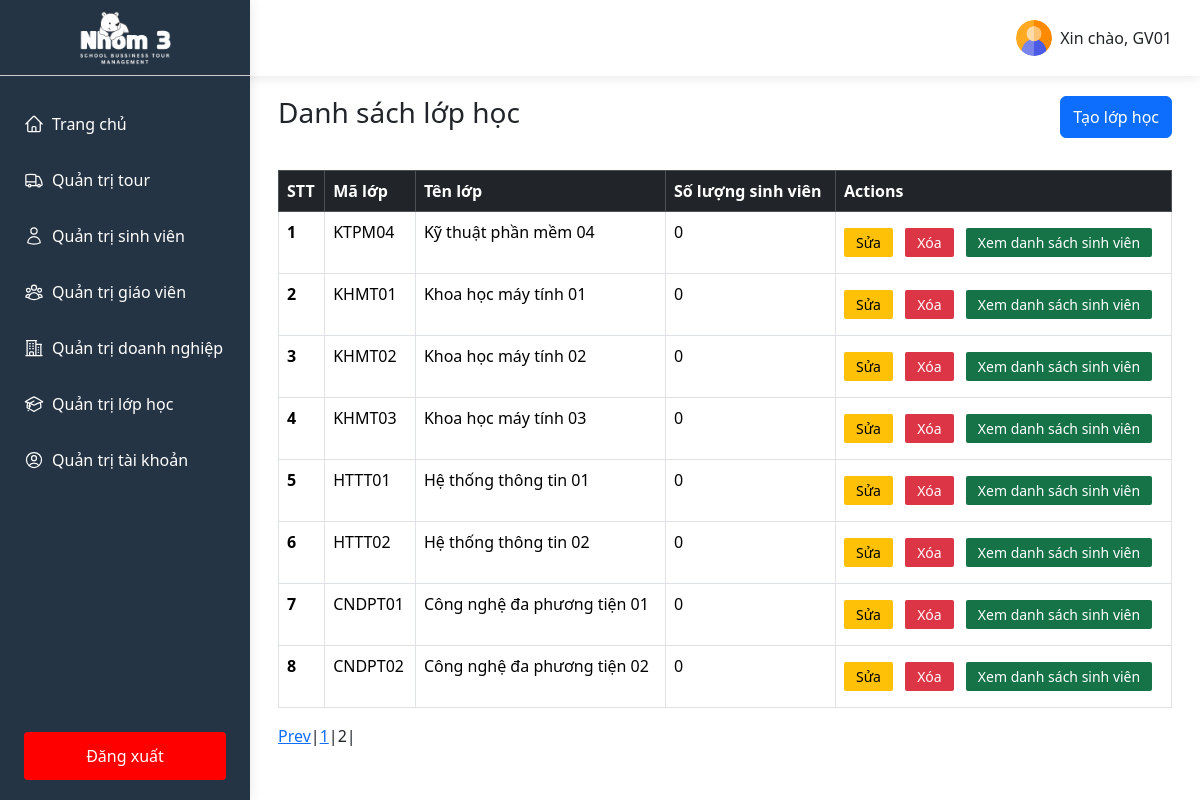
/index.php?controller=ClassController&page=2 (signed in), run on the app's committed database.
### tables this page shows
CREATE TABLE `class` (
  `classID` int(11) NOT NULL,
  `code` varchar(100) NOT NULL,
  `name` varchar(100) NOT NULL
);

### controllers/ClassController.php (called while the page is built, shortened)
<?php
$pagination = mysqli_query($conn, "SELECT COUNT(classID) AS total FROM class");
$row = mysqli_fetch_assoc($pagination);
$total_records = $row['total'];
$current_page = isset($_GET['page']) ? $_GET['page'] : 1;
$limit = 10;
$total_page = ceil($total_records / $limit);
$start = ($current_page - 1) * $limit >=0 ? ($current_page - 1) * $limit : 0;
$dataClassesSql = "SELECT class.*, COUNT(student.studentID) AS numStudents
                  FROM class
                  LEFT JOIN student ON class.classID = student.classID
                  GROUP BY class.classID
                  LIMIT $start, $limit";
$dataClasses = mysqli_query($conn, $dataClassesSql);
require_once __DIR__ . '/../views/pages/classes.php';

### views/pages/classes.php (the view, shortened to what this page needs)
<!DOCTYPE html>
<html lang="en">
<head>
</head>
<body>
    <?php
        include_once __DIR__ . '/../../controllers/ClassController.php';
    ?>
    <div class='flex-sb classes'>
        <div class="classes-left">
            <?php
                include __DIR__ . '/../components/sidebarAdmin.php';
            ?>
        </div>
        <div class="classes-right flex-grow-1">
            <?php
                include __DIR__ . '/../components/header.php';
            ?>
            <div class="container pad-0-28" id="listClass">
                <div class="flex-sb-center pad-20-0">
                    <h1 class="h1-title">Danh sách lớp học</h1>
                    <button type="button" class="btn btn-primary" data-bs-toggle="modal"
                        data-bs-target="#createClass">Tạo lớp học</button>
                </div>
                <div class="container-body pad-12-0">
                    <div class="container-table">
                        <table class="table table-borderless table-hover table-bordered">
                            <thead class="table-dark">
                                <tr>
                                    <th scope="col">STT</th>
                                    <th scope="col">Mã lớp</th>
                                    <th scope="col">Tên lớp</th>
                                    <th scope="col">Số lượng sinh viên</th>
                                    <th scope="col">Actions</th>
                                </tr>
                            </thead>
                            <tbody>
                                <?php
                                    if(mysqli_num_rows($dataClasses) > 0)
                                    {
                                        $i = 0;
                                        while ($row = mysqli_fetch_assoc($dataClasses)) {
                                            $i += 1;
                                            echo "<tr>";
                                            echo "<th scope='row'>". $i ."</th>";
                                            echo "<td>" . $row['code'] . "</td>";
                                            echo "<td>" . $row['name'] . "</td>";
                                            echo "<td>" . $row['numStudents'] . "</td>";
                                            echo "<td>
                                                    <button class='update update-class'>Sửa</button>
                                                    <button class='delete delete-class'>Xóa</button>
                                                    <form method='POST' class='form-inline'>
                                                        <input type='hidden' name='classIDToShowStudents' value='" . $row['classID'] . "'>
                                                        <button type='submit' class='showData' name='showData'>Xem danh sách sinh viên</button>
                                                    </form>
                                                </td>";
                                            echo "</tr>";
                                        }
                                    }else{
                                        echo "<tr>";
                                        echo "<td colspan='5' class='text-center'>Không có lớp học nào</td>";
                                        echo "</tr>";
                                    }
                                ?>
                            </tbody>
                        </table>
                        <div class="pagination">
                            <?php
                            if ($current_page > 1 && $total_page > 1) {
                                echo '<a href="index.php?controller=ClassController&page=' . ($current_page - 1) . '">Prev</a> | ';
                            }
                            for ($i = 1; $i <= $total_page; $i++) {
                                if ($i == $current_page) {
                                    echo '<span>' . $i . '</span> | ';
                                } else {
                                    echo '<a href="index.php?controller=ClassController&page=' . $i . '">' . $i . '</a> | ';
                                }
                            }
                            ?>
                        </div>
                    </div>
                </div>
            </div>
        </div>
    </div>
</body>
</html>

### public/css/base.css (style rules this page uses)
* { margin: 0; padding: 0; box-sizing: border-box; }
body { overflow-x: hidden; scroll-behavior: smooth; font-family: system-ui, -apple-system, BlinkMacSystemFont, 'Segoe UI', Roboto, Oxygen, Ubuntu, Cantarell, 'Open Sans', 'Helvetica Neue', sans-serif; }
.pad-0-28 { padding: 0 28px !important; }
.flex-sb { display: flex; justify-content: space-between; }
.flex-sb-center { display: flex; justify-content: space-between; }
.flex-grow-1 { flex-grow: 1; }
.pad-20-0 { padding: 20px 0 !important; }
.h1-title { font-size: 28px !important; }
.pad-12-0 { padding: 12px 0; }
.update, .delete, .showData { padding: 4px 12px; background-color: #ffc107; border-radius: 2px; border: none; font-size: 14px; }
.delete { color: #fff; background-color: #dc3545; margin-left: 8px; margin-right: 8px; }
.showData { background-color: #157347; color: #fff; margin: 8px 0; }
.form-inline { display: inline-block; }

### data on the page
class: code "KTPM04", name "Kỹ thuật phần mềm 04", numStudents "0"
class: code "KHMT01", name "Khoa học máy tính 01", numStudents "0"
class: code "KHMT02", name "Khoa học máy tính 02", numStudents "0"
class: code "KHMT03", name "Khoa học máy tính 03", numStudents "0"
class: code "HTTT01", name "Hệ thống thông tin 01", numStudents "0"
class: code "HTTT02", name "Hệ thống thông tin 02", numStudents "0"
class: code "CNDPT01", name "Công nghệ đa phương tiện 01", numStudents "0"
class: code "CNDPT02", name "Công nghệ đa phương tiện 02", numStudents "0"

### other printed values
$username "GV01"
